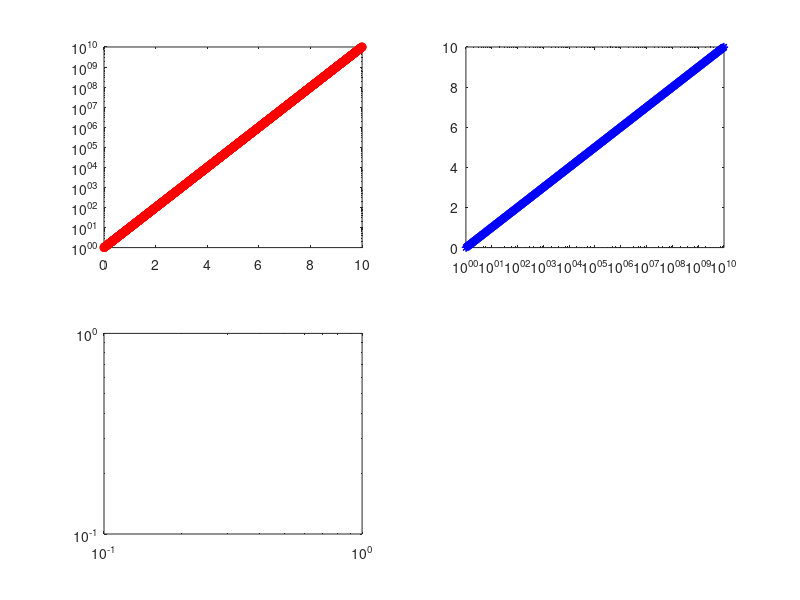

The MATLAB script that drew this image: (Note: this script raises an error after producing the figure.)
clear;clc
x=0:0.01:10;
y=10.^x;
z=exp(x);
a=200*exp(-x);
b=20*exp(-x);
subplot(2,2,1)
semilogy(x,y,'ro')
subplot(2,2,2)
semilogx(y,x,'b*')
subplot(2,2,3)
loglog(x,z,'-gO')
subplot(2,2,4)
plotyy(x,a,x,b)

clc;clear
t = 0:pi/50:10*pi;
plot3(sin(t),cos(t),t)
grid on

x=0:0.1:2;
y=sin(x);
plot(x,y,'*')
hold on
line(x,y)